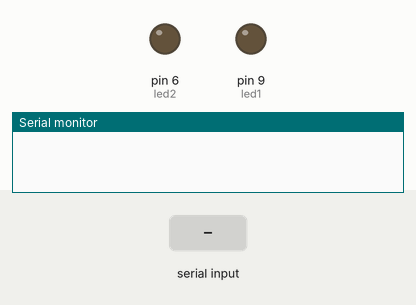
This sketch was run on a simulated Arduino Uno, built with avr-gcc and run on an emulated ATmega328P. On the bench: output pins drawn as LEDs (lit = HIGH), the last lines printed to the serial monitor. The test bench sets the inputs (shaded band).

Above: at 2.8 s.
2.9 s: "Fade LED1" received over the second serial link
At 5.68 s:
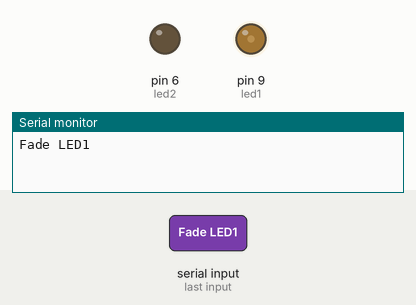
At 7.18 s:
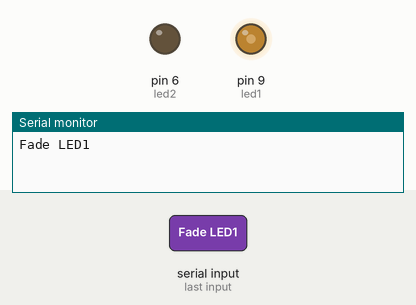
Timing chart, 0 to 16.3 s (numbered marks = the images above; inputs shaded):
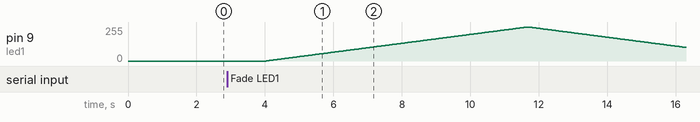

Measured:
- after the input at 2.9 s, pin 9 (led1): rises from 0/255 to 255/255 in 7.6 s, then falls to 102/255 in 4.6 s

The sketch:

bt.ino
```cpp
#include<SoftwareSerial.h>
SoftwareSerial Bt(10,11);
int led1=9;
int led2=6;
void setup() {
  Serial.begin(9600);
  Bt.begin(38400);
  pinMode(led1,OUTPUT);
  pinMode(led2,OUTPUT);
}

void loop() {
  if(Bt.available())
  {
    digitalWrite(led1,LOW);
    digitalWrite(led2,LOW);
    String message=Bt.readString();
    Serial.println(message);
    if(message.indexOf("Switch on LED1")>=0)
    {
      digitalWrite(led1,HIGH);
      delay(1000);
    }
    else if(message.indexOf("Switch on LED2")>=0)
    {
      digitalWrite(led2,HIGH);
      delay(1000);
    }
    else if(message.indexOf("Fade LED1")>=0)
    {
      for(int i=0;i<256;i++)
      {
        analogWrite(led1,i);
        delay(30);
      }
      for(int i=255;i>=0;i--)
      {
        analogWrite(led1,i);
        delay(30);
      }
      delay(100);
    }
    else if(message.indexOf("Fade LED2")>=0)
    {
      for(int i=0;i<256;i++)
      {
        analogWrite(led2,i);
        delay(30);
      }
      for(int i=255;i>=0;i--)
      {
        analogWrite(led2,i);
        delay(30);
      }
      delay(100);
    }
  }
  delay(1000);
}
```
